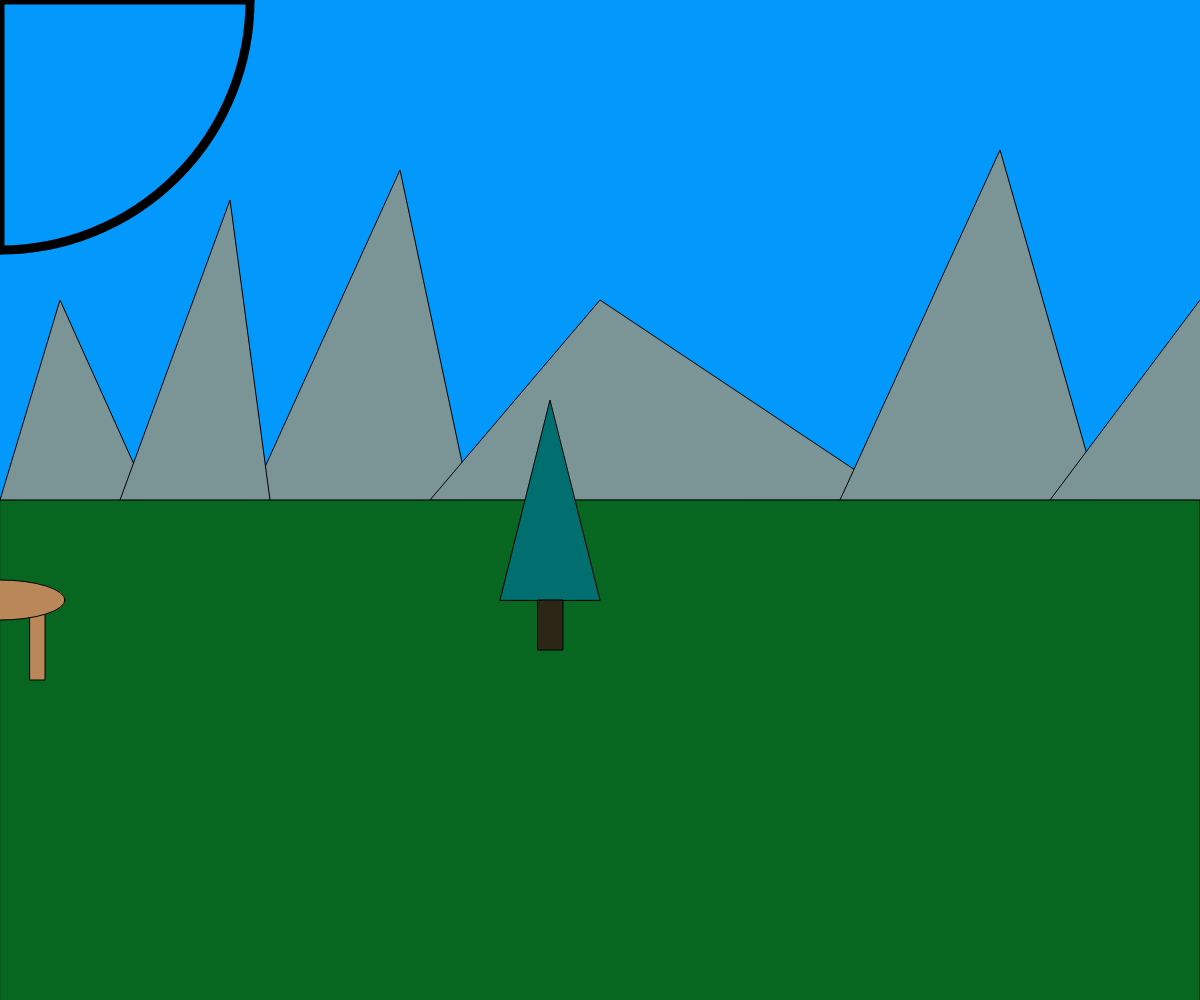
Frame 1 (no input)
Frame 60 (no input): identical to frame 1, image omitted
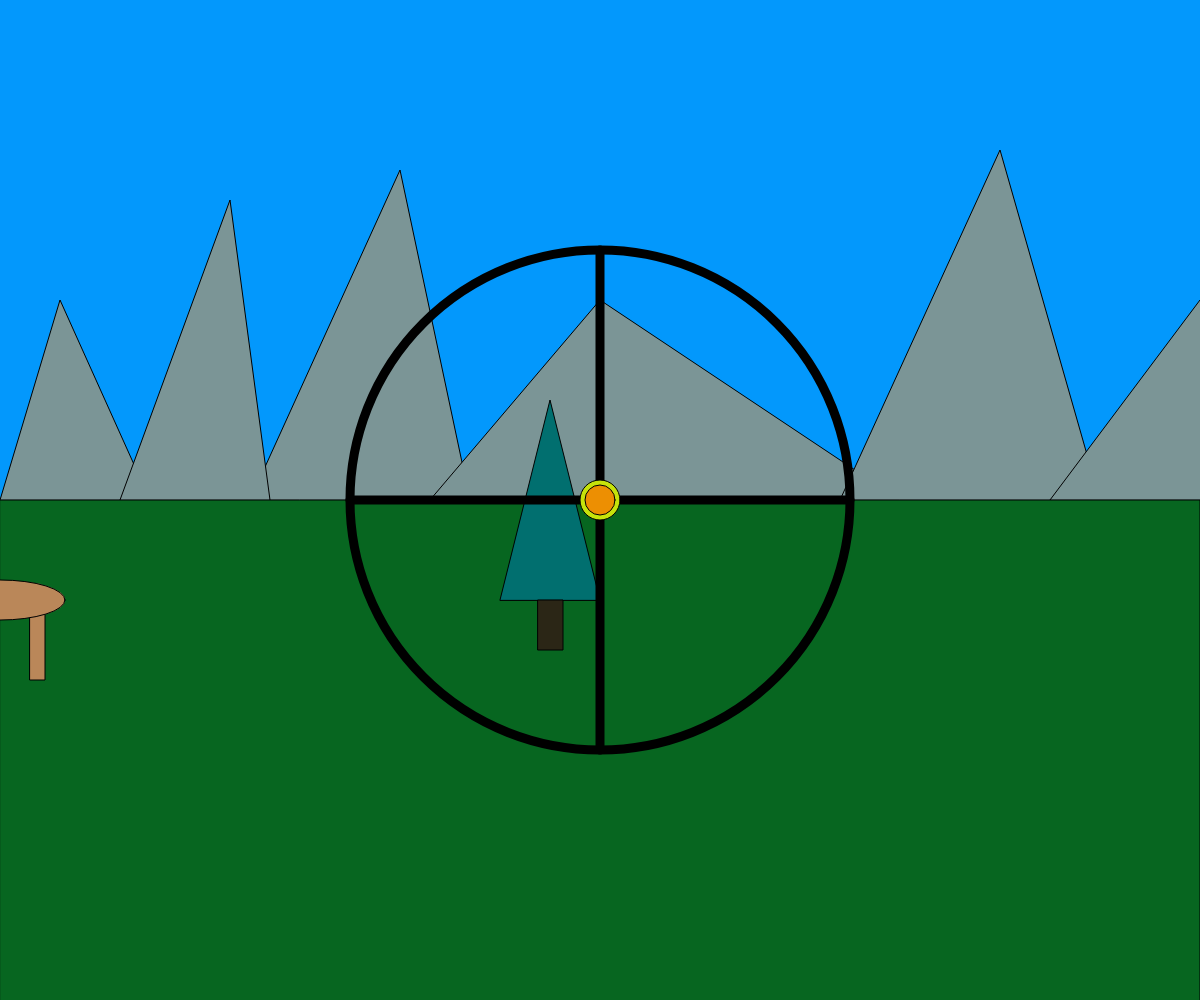
Frame 120 (the mouse pressed at the canvas centre since frame 60)

The p5.js sketch that drew these frames (run headless with seeded random() and noise() and a simulated clock; from frame 60 on, the mouse is pressed at the canvas centre):

// p5.js sketch
// ── sketch.js
let moveDeer = 0;


function setup() {
  createCanvas(windowWidth, windowHeight);
}

function lake() {
  fill(2, 182, 237);
  ellipse(1800, 650, 700, 115)
}
function tree(x, y) {
  fill(1, 111, 111);
  triangle(x + 500, y + 100, x + 550, y - 100, x + 600, y + 100);
  fill(43, 38, 22);
  rect(x + 538, y + 100, 25, 50)
}

function deer(x, y) {
  x = moveDeer;

  fill(186, 135, 89);
  rect(x - 50, y, 15, 80);
  rect(x + 30, y, 15, 80);
  rect(x - 60, y - 55, 30, 50);
  ellipse(x, y, 130, 40);
  triangle(x - 60, y - 30, x - 90, y - 40, x - 60, y - 55);
  fill(214, 151, 124);
  rect(x - 50, y - 90, 15, 40);
  rect(x - 85, y - 90, 50, 10);
  rect(x - 60, y - 110, 5, 20);
  rect(x - 70, y - 110, 5, 20);
  rect(x - 40, y - 110, 5, 20);
  rect(x - 50, y - 110, 5, 20);
  rect(x - 85, y - 110, 5, 20);


}

function crossHair(x, y) {
  fill(0);
  noFill();
  strokeWeight(9);
  ellipse(x, y, 500, 500);
  line(x - 250, y, x + 250, y);
  line(x, y - 250, x, y + 250);
  strokeWeight(1);
}
function bang(x,y){
  fill(198, 227, 11);
  ellipse(x,y,40,40);
  fill(237, 143, 2);
  ellipse(x,y,30,30);
}

function mountains(x, y) {
  fill(123, 149, 150);
  triangle(x, y + 500, x + 60, y + 300, x + 150, y + 500)
  triangle(250, 500, 400, 170, 470, 500)
  triangle(120, 500, 230, 200, 270, 500)
  triangle(430, 500, 600, 300, 900, 500)
  triangle(1870, 500, 1900, 300, 2200, 500)
  triangle(840, 500, 1000, 150, 1100, 500)
  triangle(1275, 500, 1350, 300, 1430, 500)
  triangle(1400, 500, 1550, 200, 1650, 500)
  triangle(1050, 500, 1200, 300, 1300, 500)
  triangle(1620, 500, 1700, 234, 1880, 500)
}

function ground() {
  fill(7, 102, 32);
  rect(0, 500, windowWidth, 600);
}

function draw() {
  background(3, 152, 252);
  mountains(0, 0);
  ground();
  lake();
  tree(0, 500)
  deer(800, 600);
  crossHair(mouseX, mouseY);
  if (mouseIsPressed) {
    bang(mouseX, mouseY);
  }
  if (keyIsDown(LEFT_ARROW)) {
    moveDeer -= 10;
  }

  if (keyIsDown(RIGHT_ARROW)) {
    moveDeer += 10;
  }
}
